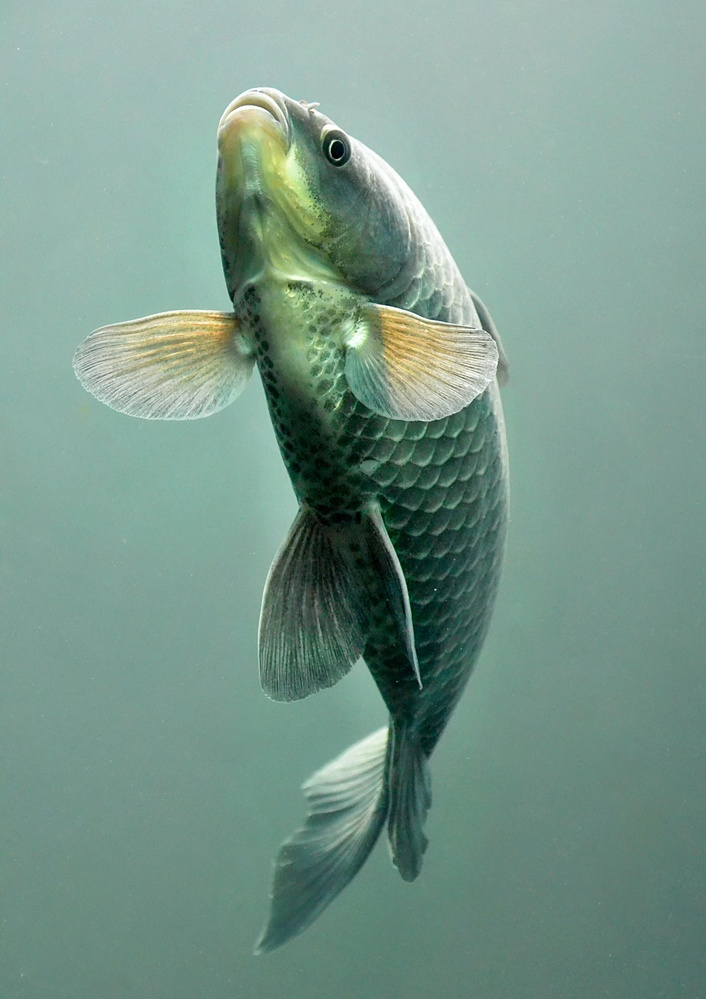
#> input picture imgg.jpg, 706 x 999 px, shrunk from 2769 x 3915 before the run
$ jupyter execute pr11.ipynb
#> lines starting #> are read from the running program, lines starting #| are printed output that depends on the picture; after the words box and inside, x2 and y2 are one past the last pixel; in counts of white or black regions, pixels touching at a corner belong together
Implement a region counting algorithm to count the number of
distinct regions in a segmented image. Display the original image
with the regions labeled by their count.

[cell 1]
import cv2
import numpy as np

# Load segmented image (ensure it's single-channel grayscale)
segmented = cv2.imread('imgg.jpg', cv2.IMREAD_GRAYSCALE)
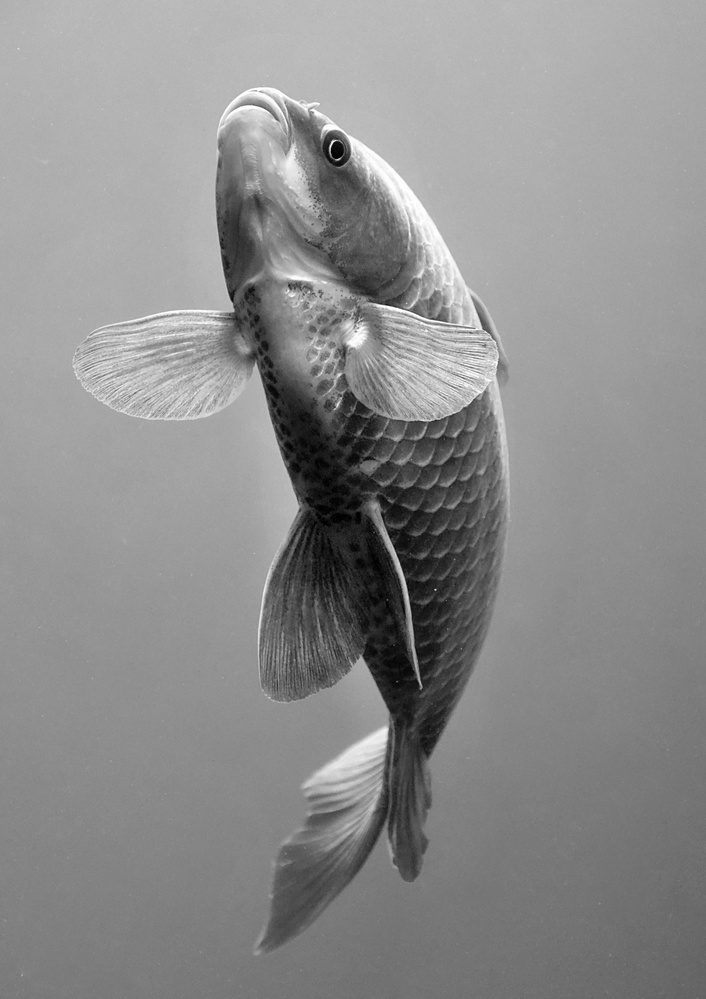
#> segmented: shape (999, 706); min 0, max 255, mean 141

# Ensure binary image (if not already)
_, binary = cv2.threshold(segmented, 1, 255, cv2.THRESH_BINARY)
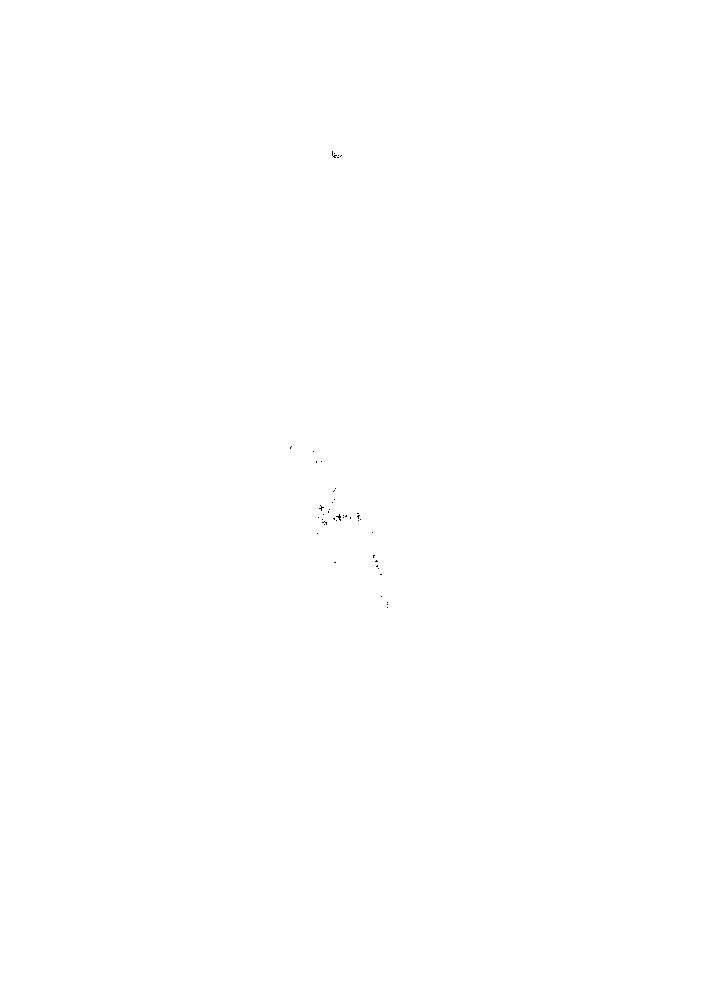
#> binary: shape (999, 706); 100% white; black in thin lines or dots, all inside (x1, y1, x2, y2) = (290, 151, 388, 608)

# Find connected components
num_labels, labels, stats, centroids = cv2.connectedComponentsWithStats(binary)
#> num_labels = 2; stats = [[290, 151, 98, 457, 111], [0, 0, 706, 999, 705183]]; centroids = [[340.9, 462.5], [352.5, 499]]

# Create color output for visualization
output = cv2.cvtColor(segmented, cv2.COLOR_GRAY2BGR)

# Label each region (skip background label 0)
for i in range(1, num_labels):
    # Get region properties
    x, y = int(centroids[i][0]), int(centroids[i][1])
    area = stats[i, cv2.CC_STAT_AREA]

    # Draw label if region is large enough (optional size filter)
    if area > 50:  # Adjust minimum region size as needed
        cv2.putText(output, str(i), (x-10, y),
                   cv2.FONT_HERSHEY_SIMPLEX, 0.5, (0, 0, 255), 2)
#> this loop made 1 pass
#> (x, y, area) on pass 1: (352, 499, 705183)
#> output: shape (999, 706, 3); mean B, G, R 141, 141, 141.1

# Display results
print(f"Number of distinct regions: {num_labels - 1}")  # Exclude background
#| Number of distinct regions: 1
cv2.imshow('Original Segmented', segmented)
cv2.imshow('Labeled Regions', output)
cv2.waitKey(0)
cv2.destroyAllWindows()

[cell 2]
import cv2
import numpy as np
import matplotlib.pyplot as plt

# Load image in grayscale
segmented = cv2.imread('image.png', cv2.IMREAD_GRAYSCALE)
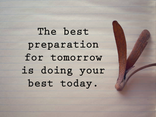
#> input picture image.png, 156 x 117 px, shrunk from 612 x 459 before the run
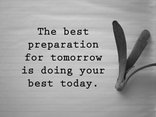
#> segmented: shape (117, 156); min 0, max 253, mean 161.7

# Ensure binary image
_, binary = cv2.threshold(segmented, 1, 255, cv2.THRESH_BINARY)
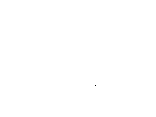
#> binary: shape (117, 156); 100% white; black in thin lines or dots, all inside (x1, y1, x2, y2) = (95, 85, 96, 86)

# Connected components analysis
num_labels, labels, stats, centroids = cv2.connectedComponentsWithStats(binary)
#> stats = [[95, 85, 1, 1, 1], [0, 0, 156, 117, 18251]]; centroids = [[95, 85], [77.5, 58]]

# Convert to BGR for visualization
output = cv2.cvtColor(segmented, cv2.COLOR_GRAY2BGR)
#> output: shape (117, 156, 3)

# Annotate regions
for i in range(1, num_labels):  # Skip background (label 0)
    x, y = map(int, centroids[i])
    area = stats[i, cv2.CC_STAT_AREA]
    if area > 50:
        cv2.putText(output, str(i), (x - 10, y),
                    cv2.FONT_HERSHEY_SIMPLEX, 0.5, (0, 0, 255), 2)
#> this loop made 1 pass
#> (x, y, area) on pass 1: (77, 57, 18251)
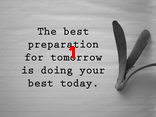
#> output: shape (117, 156, 3); mean B, G, R 161.3, 161.3, 161.9

# Display using matplotlib
fig, axs = plt.subplots(1, 2, figsize=(10, 5))
axs[0].imshow(segmented, cmap='gray')
axs[0].set_title('Original Segmented')
axs[0].axis('off')

axs[1].imshow(cv2.cvtColor(output, cv2.COLOR_BGR2RGB))
axs[1].set_title('Labeled Regions')
axs[1].axis('off')

plt.tight_layout()
plt.show()
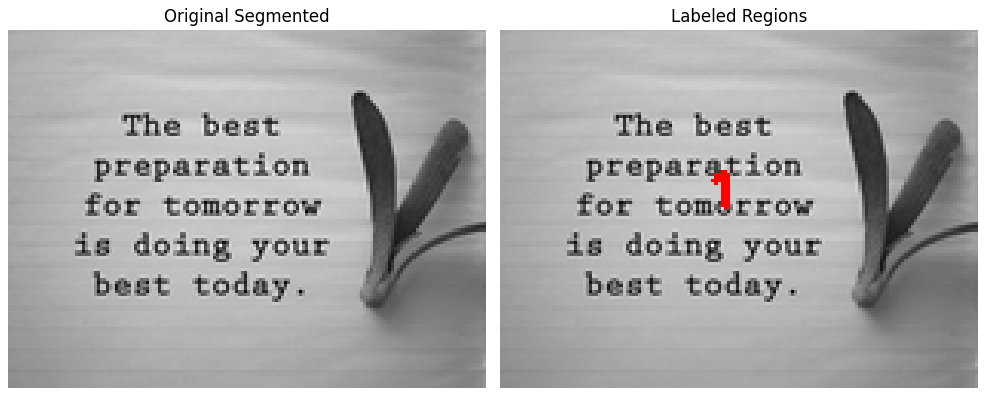
#> figure drawn by matplotlib, 2 panels

# Region count (excluding background)
print(f"Number of distinct regions: {num_labels - 1}")
#| Number of distinct regions: 1
